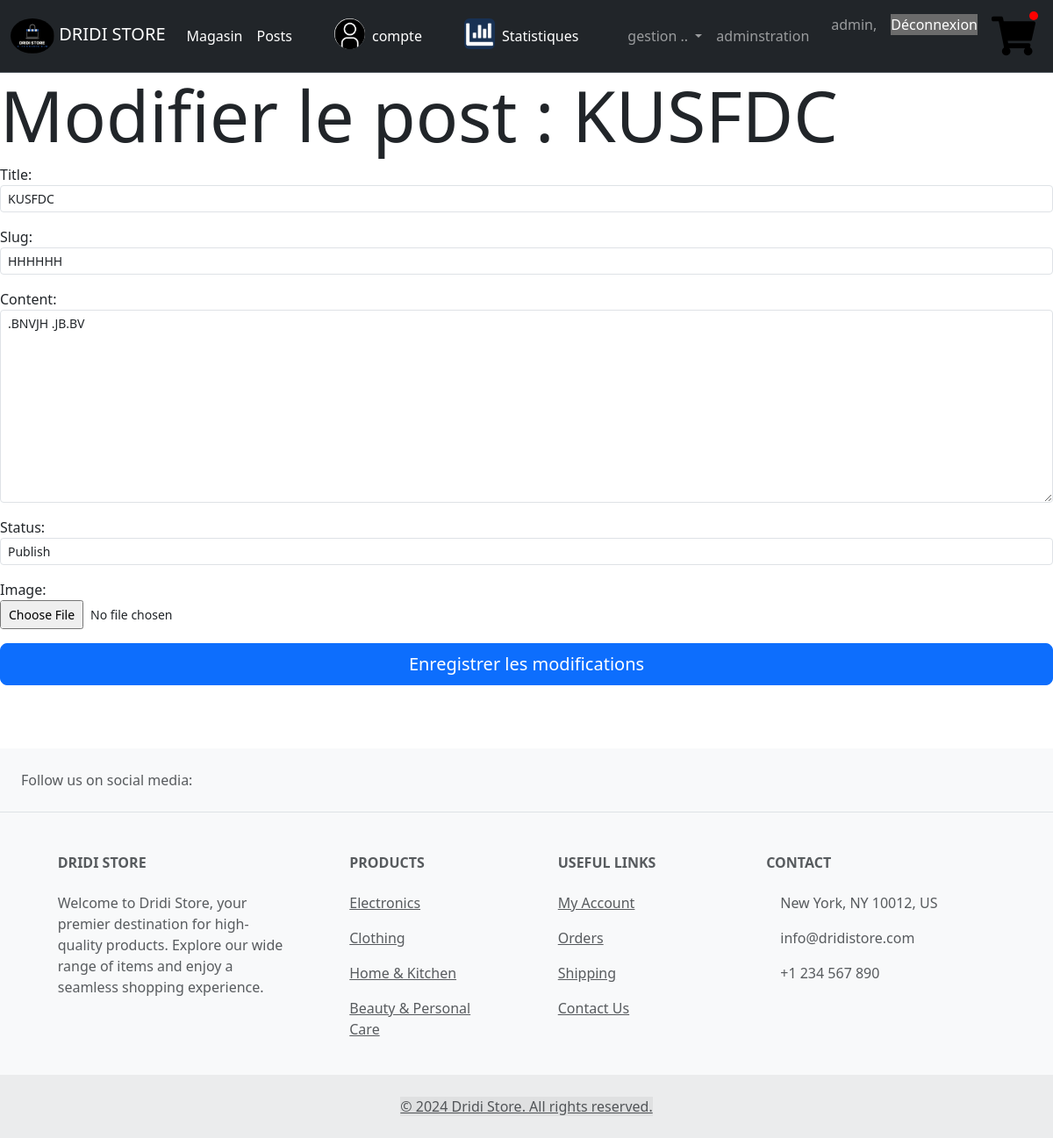
Before: /blog/5/ModifierPost (signed in) with the older database file.
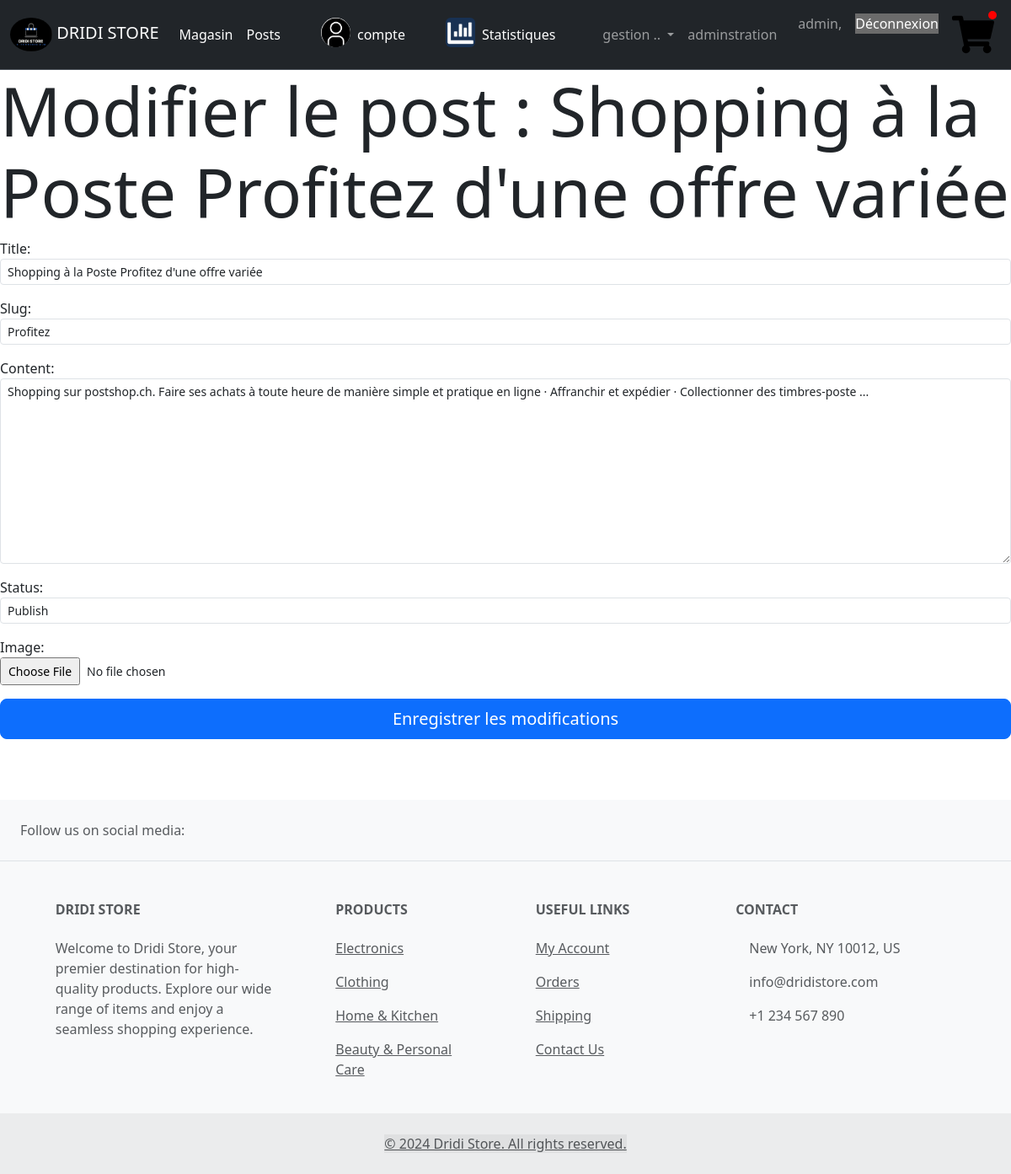
After: the same page with the newer database file.
### blog/models.py (models this page shows, shortened)
class Post(models.Model):
    title = models.CharField(max_length=200, unique=True)
    slug = models.SlugField(max_length=200, unique=True)
    author = models.ForeignKey(User, on_delete= models.CASCADE,related_name='blog_posts')
    updated_on = models.DateTimeField(auto_now= True)
    content = models.TextField()
    created_on = models.DateTimeField(auto_now_add=True)
    status = models.IntegerField(choices=STATUS, default=0)
    image=models.ImageField(upload_to='postImages/',blank=True)
    class Meta:
        ordering = ['-created_on']

### blog/views.py (the view)
# urls.py: path('<int:pk>/ModifierPost', ModifierPost.as_view(), name='modifier_post'),
class ModifierPost(UpdateView):
    model = Post
    template_name = 'post/modifier_post.html'
    form_class = PostForm
    success_url = reverse_lazy('liste_posts')

### blog/forms.py
class PostForm(forms.ModelForm):
    class Meta:
        model = Post
        fields = ['title','slug','content','status','image']
        widgets = {
            'title': TextInput(attrs={'class': 'form-control form-control-sm', 'id': 'post-title'}),
            'slug': TextInput(attrs={'class': 'form-control form-control-sm', 'id': 'post-slug'}),
            'content': Textarea(attrs={'class': 'form-control form-control-sm', 'id': 'post-content'}),
            'status': Select(attrs={'class': 'form-control form-control-sm', 'id': 'post-status'}),
            'image': FileInput(attrs={'class': 'form-control-file form-control-sm', 'id': 'post-image'}),
        }

### templates/post/modifier_post.html (shortened to what this page needs)
{% extends "../base.html" %}
{% load static %}
{% block styles %}
<link rel='stylesheet' type='text/css' media='screen' href="{% static 'magasin/form.css'%}">
{% endblock styles %}
{% block content %}
<h1 class="display-1">Modifier le post : {{ post.title }}</h1>
<form method="post" enctype="multipart/form-data">
    {{ form.as_p }}
    <button type="submit" class="btn btn-primary btn-lg">Enregistrer les modifications</button>
</form>
{% endblock %}

Changed rows visible on the page:
changed Post "Publish": title "KUSFDC" → "Shopping à la Poste Profitez d'une offre variée"; slug "HHHHHH" → "Profitez"; content ".BNVJH .JB.BV" → "Shopping sur postshop.ch. Faire ses achats à toute heure de manière simple et pratique en ligne · Affranchir et expédier · Collectionner des timbres-poste ..."
